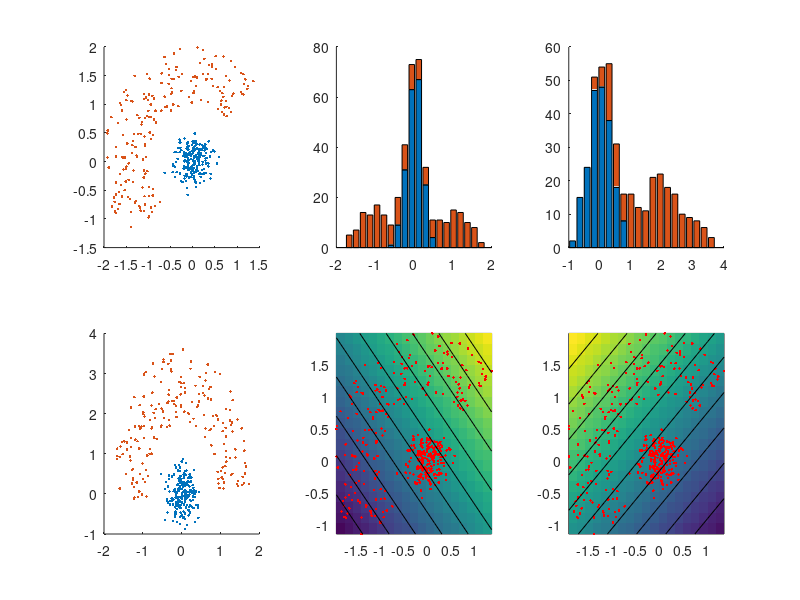

Source code (MATLAB):
rad= [0.2 1];
T= 200;

nClusters= length(rad);
z= zeros(2, T*nClusters);
z(:,1:T)= rad(1)*randn(2,T);
ang= rand(1,T)*pi + pi/4;
z(:,T+1:end)= [cos(ang); sin(ang)].*repmat(rand(1,T)+rad(2), 2, 1);

figure(1); clf;
col= get(gca, 'colorOrder');
subplot(231); hold on;
iv= 1:T;
for k= 1:nClusters,
  plot(z(1,iv), z(2,iv), '.', 'color', col(k,:));
  iv= iv+T;
end

R1= cov(z(:,1:T)'); %R1= R1/trace(R1);
R2= cov(z(:,T+1:end)'); %R2= R2/trace(R2);
[U, D]= eig(R1+R2); 
P= diag(1./sqrt(diag(D)))*U';

S1= P*R1*P';
S2= P*R2*P';
[B,D]= eig(S1);
[B2,D2]= eig(S2); %% --> B2==B, D2==eye(2)-D;
W= B'*P;
max(diag(D), 1-diag(D))'


zz= W*z;
subplot(234); hold on;
iv= 1:T;
for k= 1:nClusters,
  plot(zz(1,iv), zz(2,iv), '.', 'color', col(k,:));
  iv= iv+T;
end

xMin= min(z(1,:));
xMax= max(z(1,:));
yMin= min(z(2,:));
yMax= max(z(2,:));
[xt,yt]= meshgrid(linspace(xMin,xMax,20), linspace(yMin,yMax,20));
test= [xt(:)'; yt(:)'];
tW= W*test;

nBins= 20;
for d= 1:2,
  subplot(2,3,1+d); hold on
  pRng= linspace(min(zz(d,:)), max(zz(d,:)), nBins);
  N= zeros(nBins, nClusters);
  iv= 1:T;
  for k= 1:nClusters,
    N(:,k)= hist(zz(d,iv), pRng)';
    iv= iv+T;
  end
  bar(pRng, N, 'stacked');
  
  subplot(2,3,4+d);
  pcolor(xt, yt, reshape(tW(d,:),size(xt)));
  shading interp;
  hold on;
  plot(z(1,:), z(2,:), 'r.');
  contour(xt, yt, reshape(tW(d,:),size(xt)), 'k');
  hold off;
end

